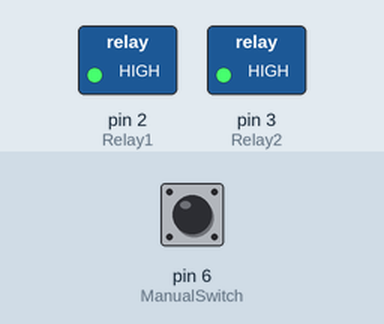
This sketch was run on a simulated Arduino Uno, built with avr-gcc and run on an emulated ATmega328P. Parts: switched loads named in the sketch (green lamp = pin HIGH). Inputs (shaded band) come from the test bench; at power-on: pin 6 (ManualSwitch) HIGH. EEPROM starts erased; the modem accepts every AT command (registered, SIM ready, sends succeed) and sends nothing else; pins used as bus, display or sensor lines are not drawn; what the sketch prints to the serial monitor is not drawn.

Above: at 11.0 s.
11.1 s: pin 6 (ManualSwitch) pulled LOW for 0.15 s
At 12.1 s:
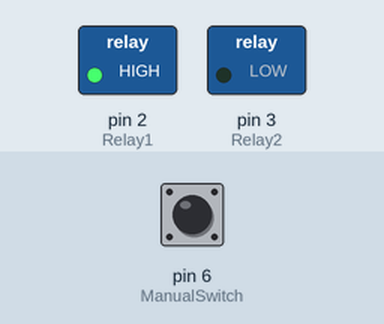
17.4 s: pin 6 (ManualSwitch) pulled LOW for 1 s
At 18.1 s:
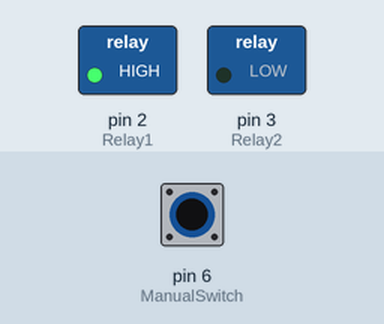
21.4 s: pin 6 (ManualSwitch) pulled LOW for 3.2 s
Timing chart, 0 to 29.3 s (numbered marks = the images above; inputs shaded):
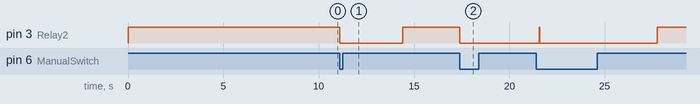

Measured:
- after the input at 11.1 s, pin 3 (Relay2): HIGH → LOW at once, → HIGH 3.3 s later
- after the input at 17.4 s, pin 3 (Relay2): HIGH → LOW at once

The sketch:

sketch_jun12eFANTASTICWORKING_copy_20241206113800.ino
```cpp
#include <EEPROM.h>
#include <SoftwareSerial.h>

SoftwareSerial GSM(8, 9);

String phone_no[8] = {"+919435601991", "+919525927960", "+91xxxxxxxxxx", "+91xxxxxxxxxx", "+91xxxxxxxxxx", "+91xxxxxxxxxx", "+91xxxxxxxxxx", "+91xxxxxxxxxx"};

String RxString = "";
char RxChar = ' ';
int Counter = 0;
String GSM_Nr = "";
String GSM_Msg = "";
char lastCommand = ' '; // Variable to not store the last command received in EEPROM

#define Relay1 2
#define Relay2 3
#define ManualSwitch 6 // Define manual pull-up switch pin
#define GSM_RST 4      // Define GSM reset pin

int load1, load2;
unsigned long startTime = 0;
unsigned long duration = 5000; // 5 seconds

bool manualSwitchState = false;

void initModule(String cmd, char *res, int t);
void deleteSMS(int index);

void setup() {
  pinMode(Relay1, OUTPUT);
  digitalWrite(Relay1, HIGH); // Ensure relay starts in OFF state
  pinMode(Relay2, OUTPUT);
  digitalWrite(Relay2, HIGH); // Ensure relay starts in OFF state

  pinMode(ManualSwitch, INPUT_PULLUP); // Set up the manual switch as input with internal pull-up resistor

  pinMode(GSM_RST, OUTPUT);
  digitalWrite(GSM_RST, HIGH); // Initialize GSM reset pin to HIGH (inactive)

  Serial.begin(9600);
  GSM.begin(9600);

  Serial.println("Initializing....");

  // Reset the GSM module
  digitalWrite(GSM_RST, LOW);
  delay(100);
  digitalWrite(GSM_RST, HIGH);

  initModule("AT", "OK", 1000);
  initModule("AT+CPIN?", "READY", 1000);
  initModule("AT+CMGF=1", "OK", 1000);
  initModule("AT+CNMI=2,2,0,0,0", "OK", 1000);
  Serial.println("Initialized Successfully");

  // Reset the load states to OFF on startup
  load1 = 0;
  load2 = 0;

  // Update EEPROM with the initial state
  eeprom_write();

  relays();

  delay(2000); // Wait for 2 seconds before sending the SMS
  sendSMS(phone_no[0], "GSM POWER ON");

  delay(100);
}

void loop() {
  // Read the state of the manual switch
  manualSwitchState = digitalRead(ManualSwitch);

  RxString = "";
  Counter = 0;
  while (GSM.available()) {
    delay(1);
    RxChar = char(GSM.read());
    if (Counter < 200) {
      RxString.concat(RxChar);
      Counter = Counter + 1;
    }
  }

  if (Received(F("CMT:"))) GetSMS();

  for (int i = 0; i < 5; ++i) {
    if (GSM_Nr == phone_no[i]) {
      if (GSM_Msg == "#1") {
        load1 = 1;
        startTime = millis();
        sendSMS(GSM_Nr, "PUMP ON");
        lastCommand = 'S';
        eeprom_write(); // Save state in EEPROM after modifying load1
        relays();
      } else if (GSM_Msg == "#2") {
        load2 = 1;
        startTime = millis();
        sendSMS(GSM_Nr, "PUMP OFF");
        lastCommand = 'P';
        eeprom_write(); // Save state in EEPROM after modifying load2
        relays();
      } else if (GSM_Msg == "#7") {
        char storedState = EEPROM.read(0);
        if (storedState == 'S') {
          sendSMS(GSM_Nr, "PUMP IS ON");
        } else if (storedState == 'P') {
          sendSMS(GSM_Nr, "PUMP IS OFF");
        } else {
          sendSMS(GSM_Nr, "PUMP IS OFF");
        }
      }
      eeprom_write();
    }
  }

  // Check if the relay duration has passed and turn off if necessary
  if (load1 == 1 && (millis() - startTime) >= duration) {
    load1 = 0;
    eeprom_write(); // Save state in EEPROM after modifying load1
    relays();
  }

  if (load2 == 1 && (millis() - startTime) >= duration) {
    load2 = 0;
    eeprom_write(); // Save state in EEPROM after modifying load2
    relays();
  }

  // Check if manual switch is activated to trigger load2
  if (manualSwitchState == LOW && lastCommand != 'M') {
    load2 = 1;
    startTime = millis();
    lastCommand = 'M'; // 'M' for manual switch trigger
    eeprom_write(); // Save state in EEPROM after modifying load2
    relays();
  } else if (manualSwitchState == HIGH && lastCommand == 'M') {
    if (load2 == 1) {
      sendSMS(phone_no[0], "TANK FULL PUMP OFF");
      load2 = 0; // Turn off the pump
      lastCommand = ' ';
      eeprom_write(); // Save state in EEPROM after modifying lastCommand
      relays();
    }
  }

  GSM_Nr = "";
  GSM_Msg = "";
}

void eeprom_write() {
  EEPROM.write(0, lastCommand); // Store the last command in EEPROM
  EEPROM.write(1, load1);
  EEPROM.write(2, load2);
}

void relays() {
  digitalWrite(Relay1, !load1); // Set relay1 according to load1 status (Active-low)
  digitalWrite(Relay2, !load2); // Set relay2 according to load2 status (Active-low)
}

void sendSMS(String number, String msg) {
  GSM.println("AT+CMGF=1"); // Set SMS mode to text
  delay(1000);
  GSM.print("AT+CMGS=\"");
  GSM.print(number);
  GSM.println("\"");
  delay(1000);
  GSM.print(msg);
  delay(100);
  GSM.write(26); // ASCII code of Ctrl+Z
  delay(1000);
}

void GetSMS() {
  GSM_Nr = RxString;
  int t1 = GSM_Nr.indexOf('"');
  GSM_Nr.remove(0, t1 + 1);
  t1 = GSM_Nr.indexOf('"');
  GSM_Nr.remove(t1);

  GSM_Msg = RxString;
  t1 = GSM_Msg.indexOf('"');
  GSM_Msg.remove(0, t1 + 1);
  t1 = GSM_Msg.indexOf('"');
  GSM_Msg.remove(0, t1 + 1);
  t1 = GSM_Msg.indexOf('"');
  GSM_Msg.remove(0, t1 + 1);
  t1 = GSM_Msg.indexOf('"');
  GSM_Msg.remove(0, t1 + 1);
  t1 = GSM_Msg.indexOf('"');
  GSM_Msg.remove(0, t1 + 1);
  t1 = GSM_Msg.indexOf('"');
  GSM_Msg.remove(0, t1 + 1);
  GSM_Msg.remove(0, 1);
  GSM_Msg.trim();

  Serial.print("Number:");
  Serial.println(GSM_Nr);
  Serial.print("SMS:");
  Serial.println(GSM_Msg);

  // Process the SMS message

  // Delete the processed SMS message from SIM inbox
  if (RxString.startsWith("+CMT:")) {
    int index = RxString.substring(6, 8).toInt(); // Extract index of SMS message
    deleteSMS(index); // Call function to delete SMS
  }
}

void deleteSMS(int index) {
  GSM.println("AT+CMGD=" + String(index)); // Send command to delete SMS
  delay(1000);
}

boolean Received(String S) {
  return RxString.indexOf(S) >= 0;
}

void initModule(String cmd, char *res, int t) {
  while (1) {
    Serial.println(cmd);
    GSM.println(cmd);
    delay(100);
    while (GSM.available() > 0) {
      if (GSM.find(res)) {
        Serial.println(res);
        delay(t);
        return;
      } else {
        Serial.println("Error");
      }
    }
    delay(t);
  }
}
```
